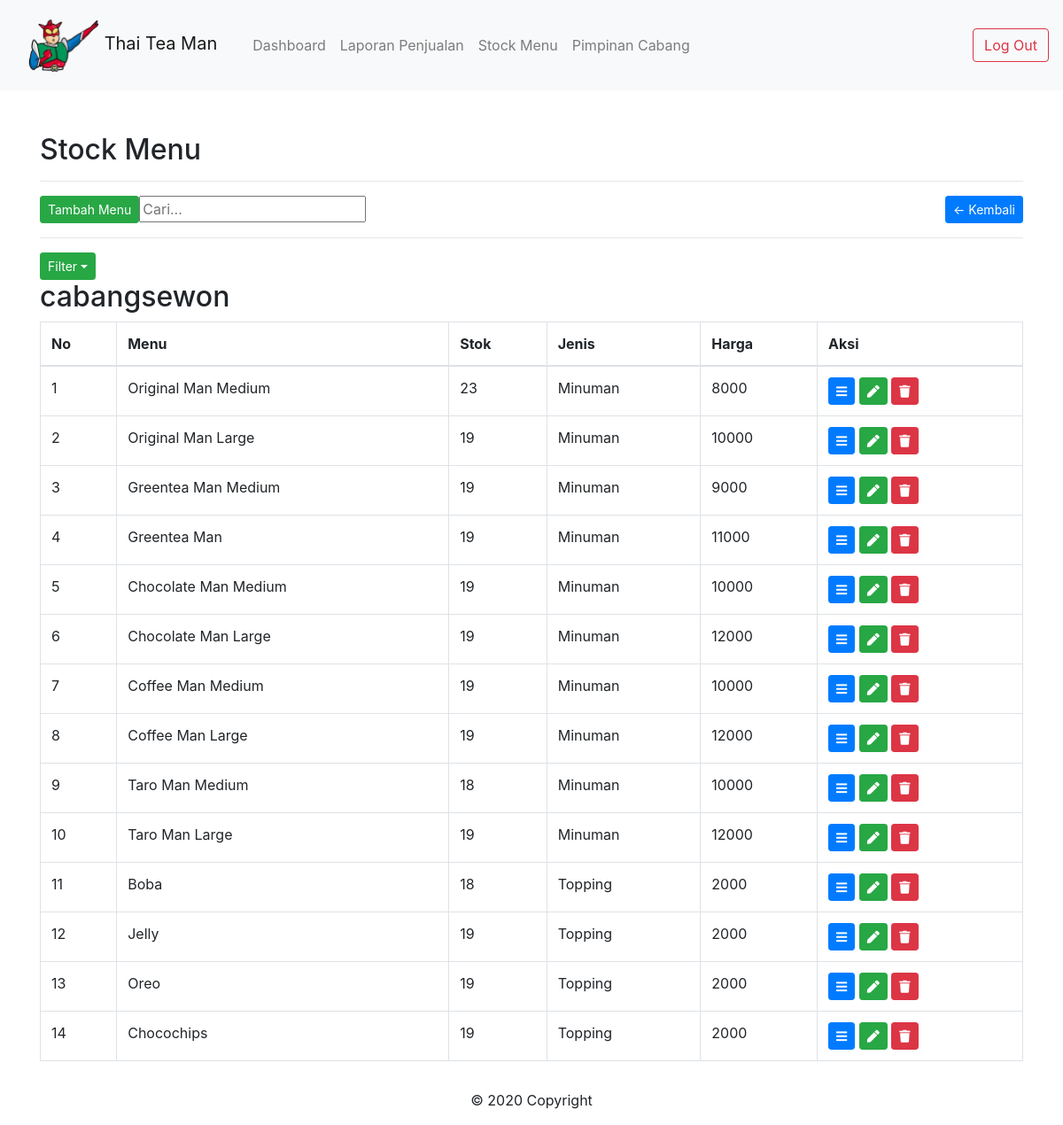
/admin/data-barang.php (signed in), run on the app's committed database.
### tables this page shows
CREATE TABLE `tb_users` (
  `id` int(11) NOT NULL,
  `nama` varchar(255) NOT NULL,
  `password` varchar(255) NOT NULL,
  `jabatan` enum('admin','kasir') NOT NULL
);

CREATE TABLE `tb_stock` (
  `id_user` int(11) NOT NULL,
  `id_barang` int(11) NOT NULL,
  `stock` bigint(20) NOT NULL DEFAULT 0
);

CREATE TABLE `tb_barang` (
  `id` int(11) NOT NULL,
  `nama_barang` varchar(255) NOT NULL,
  `jenis_barang` varchar(255) NOT NULL,
  `harga` varchar(100) NOT NULL
);

### admin/includes/barang.php (the view, shortened to what this page needs)
<div class="container mt-5">
	<h2>Stock  Menu</h2>
	<hr>
	<input type="text" id="myInput" onkeyup="myFunction()" placeholder="Cari..." title="Type in a name">
	<a href="index.php" class="btn btn-primary btn-sm float-right">&larr; Kembali</a>
	<a href="?h=tambah" class="btn btn-success btn-sm float-left">Tambah Menu</a>
	<div class="clearfix"></div>
	<hr>
	<div class="dropdown">
    	<button type="button" class="btn btn-success dropdown-toggle btn-sm" data-toggle="dropdown">Filter</button>
  	</div>
	<h2><?= $nama_kasir ?></h2>
	<table class="table table-bordered" id="myTable">
	<thead class="thead-light" class="align-middle">
		<thead>
			<tr>
				<th>No</th>
				<th>Menu</th>
				<th>Stok</th>
				<th>Jenis</th>
				<th>Harga</th>
				<th>Aksi</th>
			</tr>
		</thead>
		<tbody>
			<?php foreach ($data_barang as $barang): ?>
			<tr>
				<td><?= $no++ ?></td>
				<td><?= $barang['nama_barang'] ?></td>
				<td><?= $barang['stock'] ?></td>
				<td><?= $barang['jenis_barang'] ?></td>
				<td><?= $barang['harga'] ?></td>
				<td>
					<div class="d-inline">
						<a href="?h=detail&id=<?= $barang['id'] ?>" class="btn btn-primary btn-sm"><i class="fas fa-bars"></i></a>
						<a href="?h=edit-barang&id=<?= $barang['id'] ?>" class="btn btn-success btn-sm"><i class="fas fa-pen"></i></a>
						<a href="?h=hapus&id=<?= $barang['id'] ?>" onclick="return confirm('Yakin Hapus <?= $barang['nama_barang'] ?>?')" class="btn btn-danger btn-sm"><i class="fas fa-trash"></i></a>
					</div>
				</td>
			</tr>
			<?php endforeach ?>
		</tbody>
	</table>
</div>

### admin/includes/header.php (shortened to what this page needs)
<!DOCTYPE html>
<html>
<head>
	<link rel="stylesheet" href="https://use.fontawesome.com/releases/v5.14.0/css/all.css">
	<link rel="stylesheet" href="../assets/css/bootstrap.css">
	<link rel="stylesheet" href="../assets/css/style.css">
</head>
<body >
<nav class="navbar navbar-expand-lg navbar-light bg-light">
		<nav class="navbar navbar-expand-lg navbar-light bg-light">
		<a class="navbar-brand">
		<img src="..\assets\img\logo.png" width="80" height="60" alt="Thaitea">
		Thai Tea Man
		</a>
		</nav>
		<div class="collapse navbar-collapse" id="navbarNav">
			<ul class="navbar-nav">
				<li class="nav-item">
					<a class="nav-link" href="./index.php">Dashboard <span class="sr-only">(current)</span></a>
				</li>
				<li class="nav-item">
					<a class="nav-link" href="./transaksi.php">Laporan Penjualan</a>
				</li>
				<li class="nav-item">
					<a class="nav-link" href="./data-barang.php">Stock Menu</a>
				</li>
				<li class="nav-item">
					<a class="nav-link" href="./petugas-kasir.php">Pimpinan Cabang</a>
					</li>
			</ul>
		</div>
		<a href="logout.php" class="btn btn-outline-danger">Log Out</a>
	</nav>

### admin/data-barang.php (shortened to what this page needs)
<?php
require_once '../config/db.php';
$tb_kasir 			= $conn->query("SELECT id, nama FROM tb_users WHERE jabatan = 'kasir'");
$data_kasir 		= $tb_kasir->fetch_all(MYSQLI_ASSOC);
if(isset($_GET['id_kasir'])){
	$id_kasir = $_GET['id_kasir'];
	$nama_kasir = $data_kasir[searchForId($id_kasir,$data_kasir,'id')]['nama'];
	$where = "WHERE s.id_user = $id_kasir";
}
else{
	$id_kasir = $data_kasir[0]['id'];
	$nama_kasir = $data_kasir[0]['nama'];
	$where = "WHERE s.id_user = $id_kasir";
}
$sql 			= "SELECT * FROM tb_barang b JOIN tb_stock s ON b.id=s.id_barang ".$where;
$query 			= $conn->query($sql);
$data_barang 	= $query->fetch_all(MYSQLI_ASSOC);
$no = 1;
require_once 'includes/header.php';
if (!isset($_GET['h'])) {
	require_once 'includes/barang.php';
} else if ($_GET['h'] == 'tambah') {
	require_once 'includes/'.$_GET['h'].'.php';
} else if ($_GET['h'] == 'detail') {
	require_once 'includes/'.$_GET['h'].'.php';
} else if ($_GET['h'] == 'edit-barang') {
	require_once 'includes/'.$_GET['h'].'.php';
} else if ($_GET['h'] == 'hapus') {
	$hapus = $conn->query("DELETE FROM tb_barang , tb_stock USING tb_barang JOIN tb_stock ON tb_barang.id=tb_stock.id_barang WHERE tb_barang.id='".$_GET['id']."' AND tb_stock.id_barang='".$_GET['id']."'");
	if ($hapus) {
		header('Location: data-barang.php?pesand=berhasil&id_kasir='.$id_kasir);
	} else {
		header('Location: data-barang.php?pesand=gagal&id_kasir='.$id_kasir);
	}
}
require_once 'includes/footer.php';

### admin/includes/footer.php
<footer >
  <div class="footer-copyright text-center py-3">© 2020 Copyright
  </div>
</footer>

### data on the page
tb_users: nama "cabangsewon"
tb_stock: id_barang.nama_barang "Original Man Medium", stock "23", id_barang.jenis_barang "Minuman", id_barang.harga "8000"
tb_stock: id_barang.nama_barang "Original Man Large", stock "19", id_barang.jenis_barang "Minuman", id_barang.harga "10000"
tb_stock: id_barang.nama_barang "Greentea Man Medium", stock "19", id_barang.jenis_barang "Minuman", id_barang.harga "9000"
tb_stock: id_barang.nama_barang "Greentea Man", stock "19", id_barang.jenis_barang "Minuman", id_barang.harga "11000"
tb_stock: id_barang.nama_barang "Chocolate Man Medium", stock "19", id_barang.jenis_barang "Minuman", id_barang.harga "10000"
tb_stock: id_barang.nama_barang "Chocolate Man Large", stock "19", id_barang.jenis_barang "Minuman", id_barang.harga "12000"
tb_stock: id_barang.nama_barang "Coffee Man Medium", stock "19", id_barang.jenis_barang "Minuman", id_barang.harga "10000"
tb_stock: id_barang.nama_barang "Coffee Man Large", stock "19", id_barang.jenis_barang "Minuman", id_barang.harga "12000"
tb_stock: id_barang.nama_barang "Taro Man Medium", stock "18", id_barang.jenis_barang "Minuman", id_barang.harga "10000"
tb_stock: id_barang.nama_barang "Taro Man Large", stock "19", id_barang.jenis_barang "Minuman", id_barang.harga "12000"
tb_stock: id_barang.nama_barang "Boba", stock "18", id_barang.jenis_barang "Topping", id_barang.harga "2000"
tb_stock: id_barang.nama_barang "Jelly", stock "19", id_barang.jenis_barang "Topping", id_barang.harga "2000"
tb_stock: id_barang.nama_barang "Oreo", stock "19", id_barang.jenis_barang "Topping", id_barang.harga "2000"
tb_stock: id_barang.nama_barang "Chocochips", stock "19", id_barang.jenis_barang "Topping", id_barang.harga "2000"
